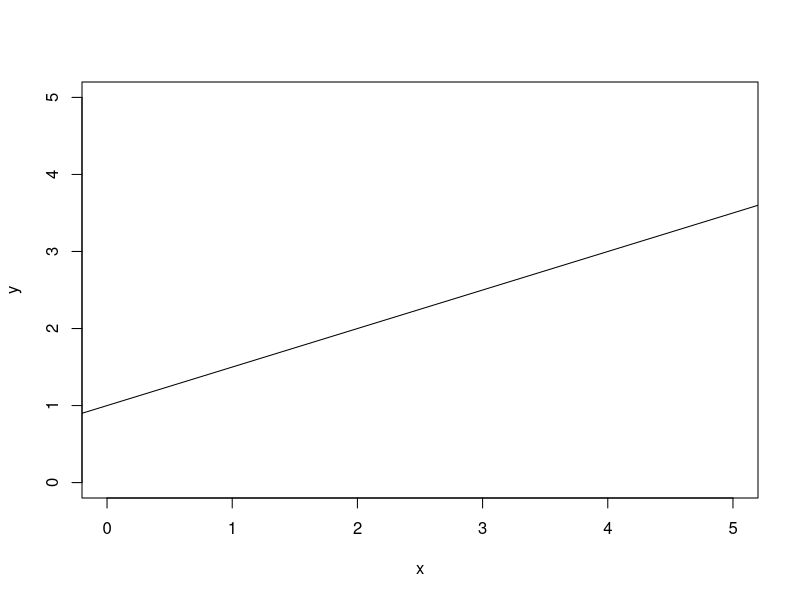
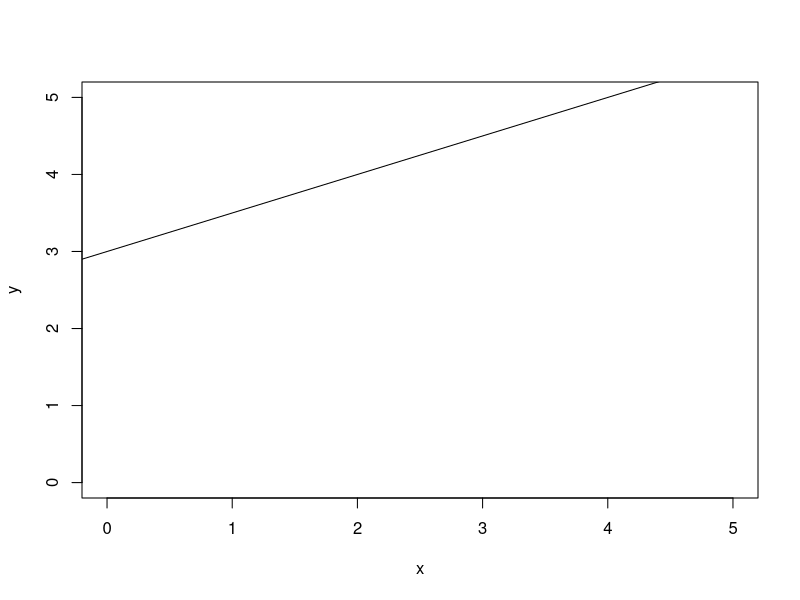
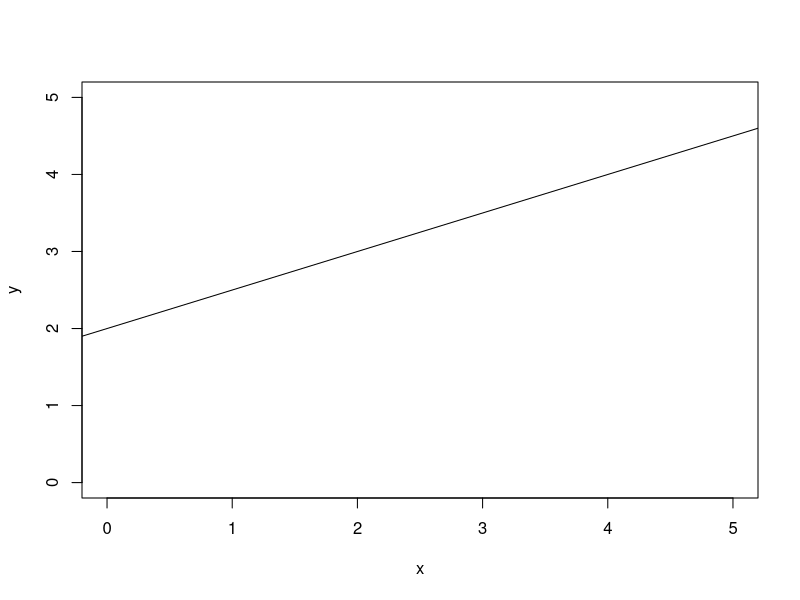
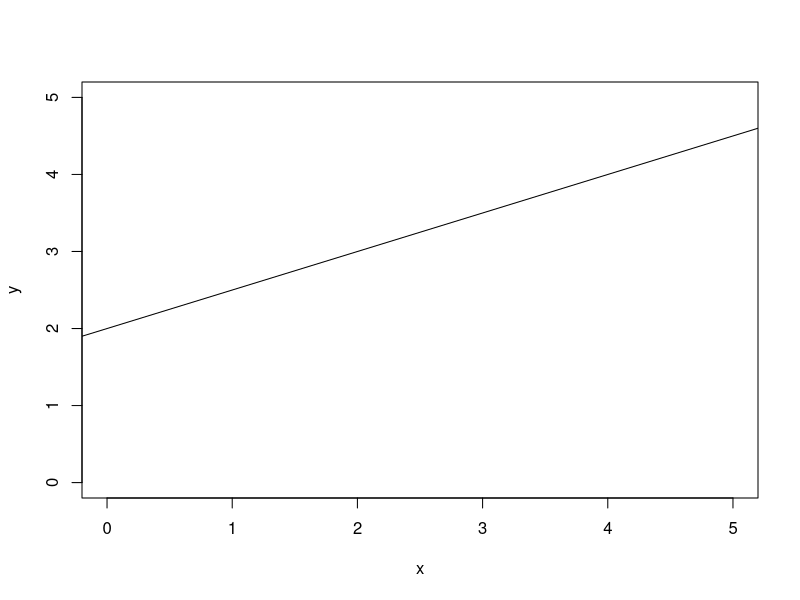
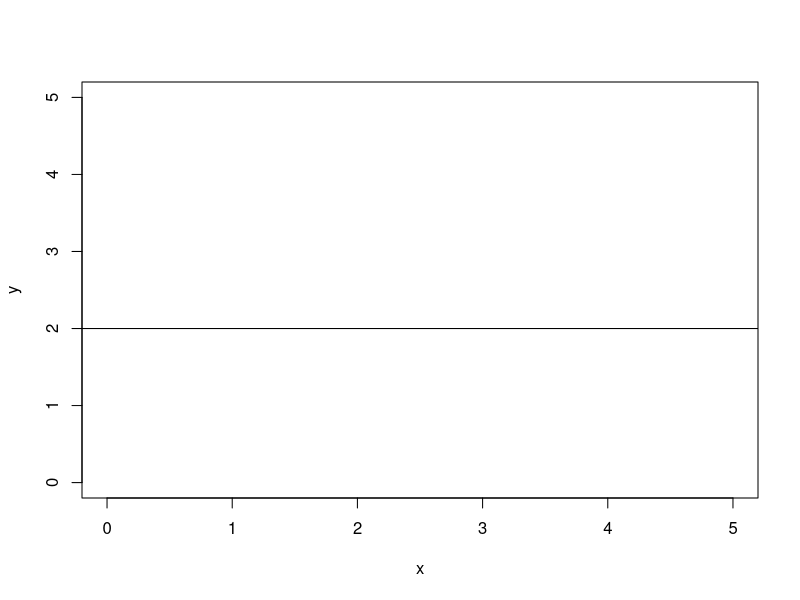
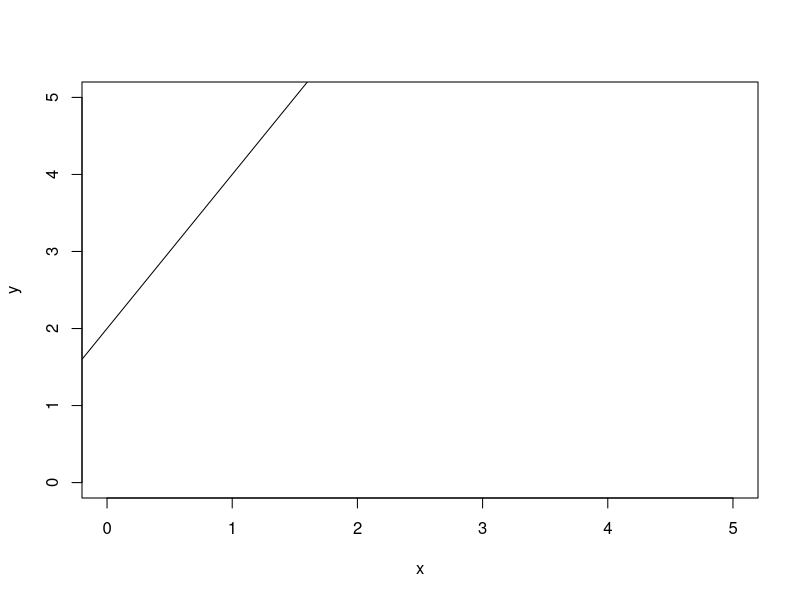
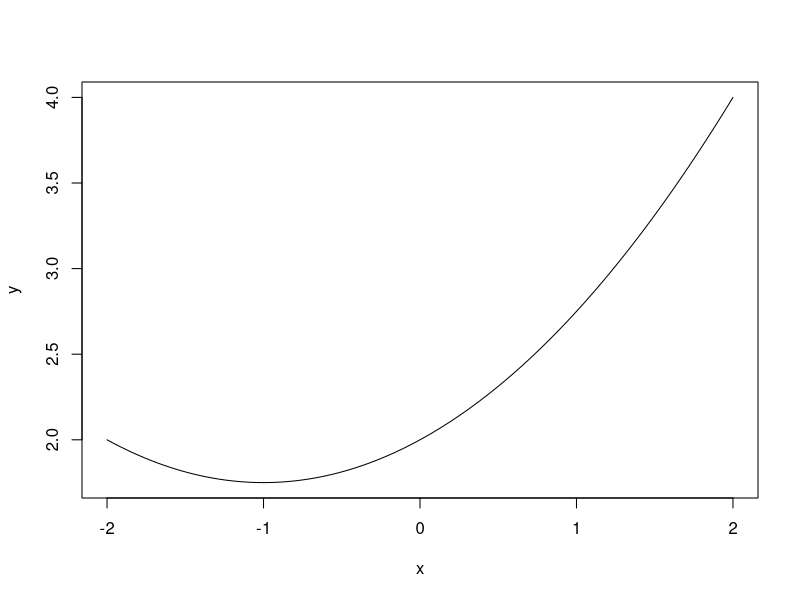

The R script that drew these images, in order:
x <- c(3, 4, 5) # Create x
x

x[3] # Get the third element of x

x[c(2,3)] # Get the second and third elements of x

(X <- matrix(c(3,4,5,6), nrow = 2))

X[2,1]

x <- c(7, 11, 11, 13, 26)
sum(x)

(1/length(x)) * sum(x)

mean(x)

x[(length(x) + 1) / 2]

median(x)

table(x)

table(x)[table(x)==max(table(x))]

z <- c(2, 5, 3, 5, 95)
mean(z)

median(z)

(s2 <- sum((x - mean(x))^2) / (length(x) -1))
var(x)

sqrt(var(x))
sd(x)

plot(c(0,5), c(0,5), type = "n", xlab = "x", ylab = "y")
abline(a = 1, b = 0.5)

plot(c(0,5), c(0,5), type = "n", xlab = "x", ylab = "y")
abline(a = 3, b = 0.5)

plot(c(0,5), c(0,5), type = "n", xlab = "x", ylab = "y")
abline(a = 2, b = 0.5)

plot(c(0,5), c(0,5), type = "n", xlab = "x", ylab = "y")
abline(a = 2, b = 0.5)

plot(c(0,5), c(0,5), type = "n", xlab = "x", ylab = "y")
abline(a = 2, b = 0)

plot(c(0,5), c(0,5), type = "n", xlab = "x", ylab = "y")
abline(a = 2, b = 2)

curve(2 + 0.5*x + 0.25*x^2, from = -2, to = 2, ylab = "y")
